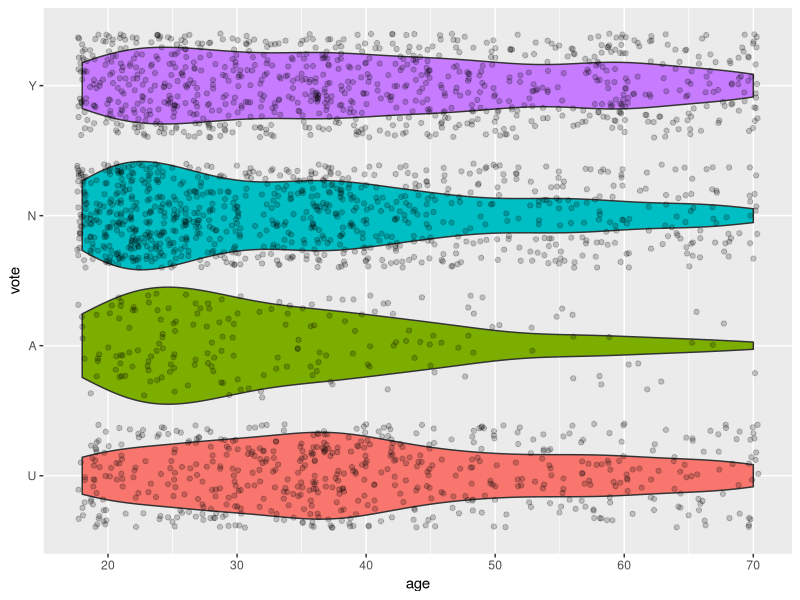
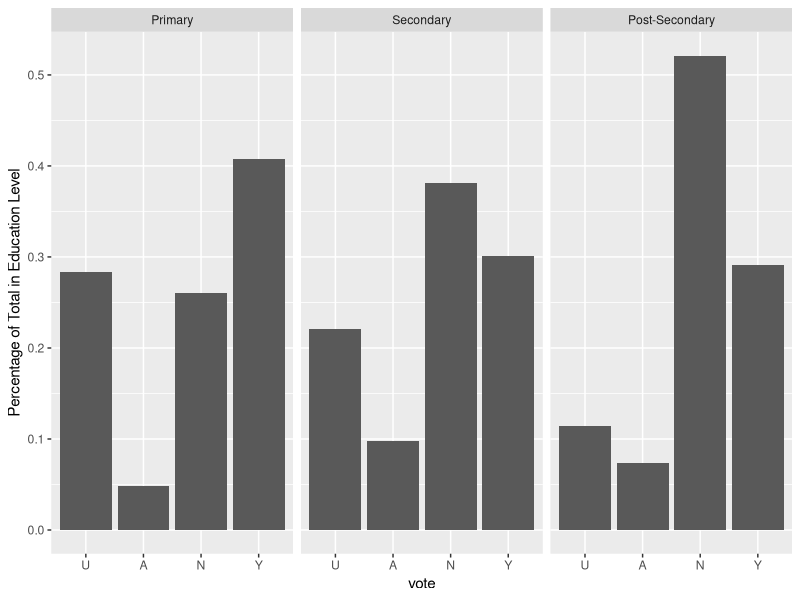
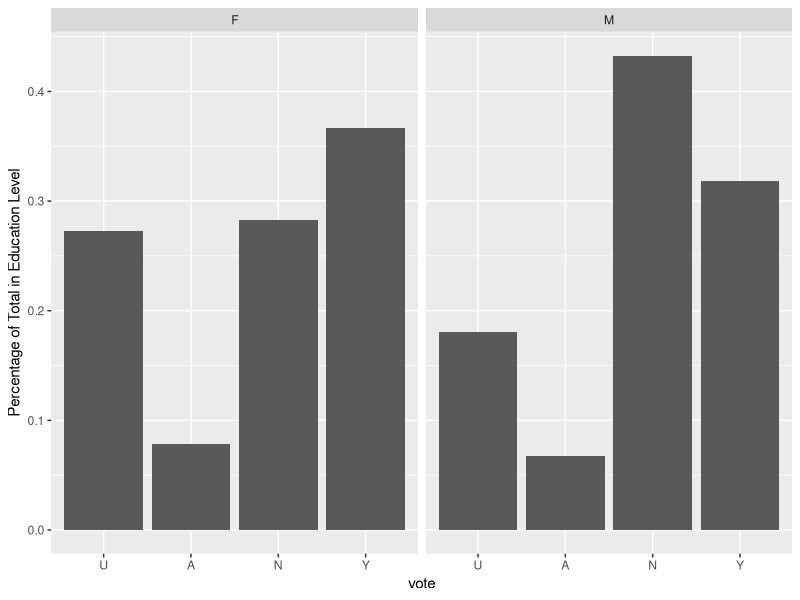
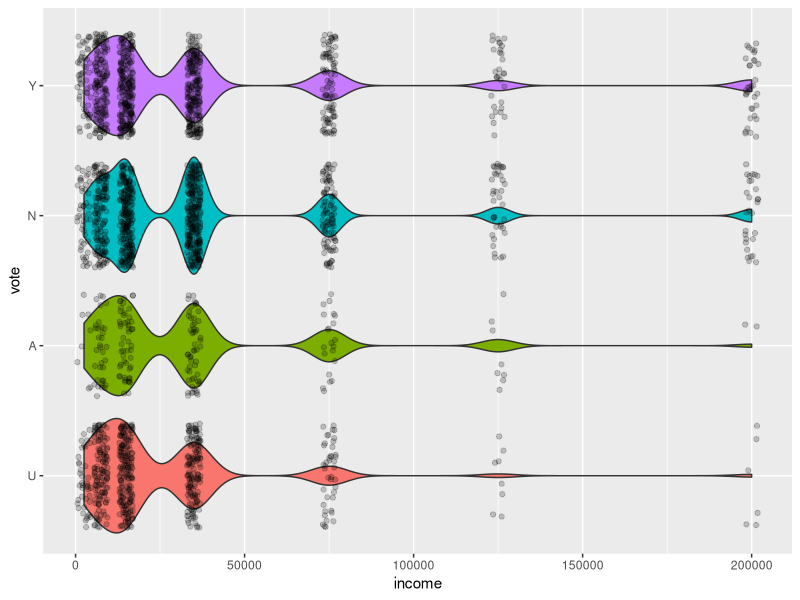
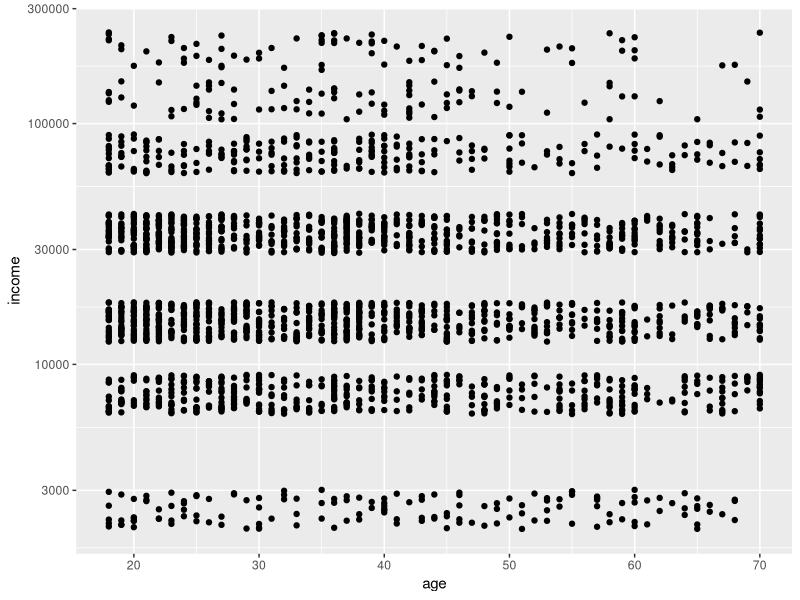
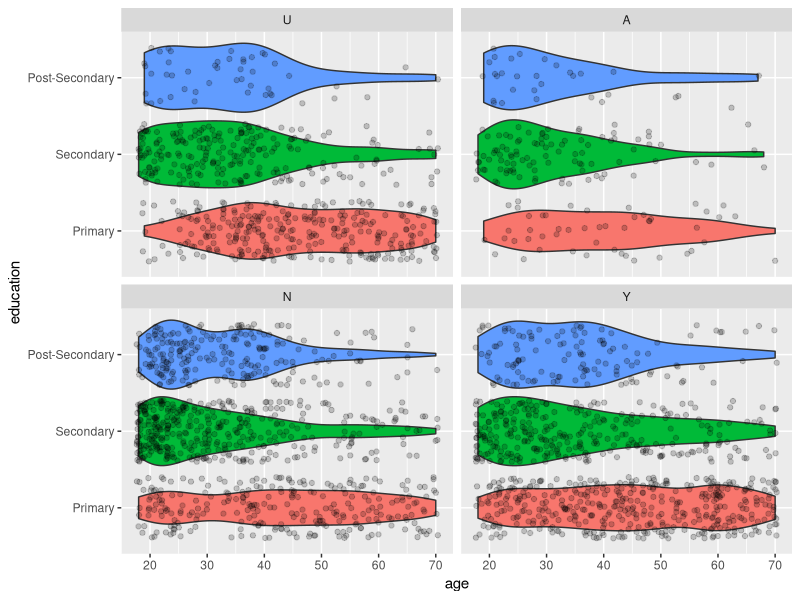

Reproduce these figures in R, in order.
## ---- chunk 1
knitr::opts_chunk$set(echo = TRUE,warning=FALSE,message=FALSE)
knitr::opts_chunk$set(tidy.opts=list(width.cutoff=60),tidy=FALSE)
options(digits=2)
options(scipen = 999)
## ---- chunk 2
library(tidyverse)
library(ggplot2)
library(carData)
## ---- chunk 3
# Call to preloaded data frame
data(Chile)
## ---- chunk 4
# Determine what we can about the object Chile
str(Chile)
## ---- chunk 5
# Determine class
class(Chile)
# Determine number of rows
nrow(Chile)
# Determine number of columns
ncol(Chile)
# Determine variable names
names(Chile)
# For each variable name, report class of that variable's values
sapply(1:ncol(Chile),function(i) cbind(names(Chile)[i],class(Chile[,i]))) %>% 
  t() %>% 
  noquote()
## ---- chunk 6
# Remove unwanted variables
Chile = Chile %>% 
  select(-population,-statusquo,-region)
# Remove incomplete cases
Chile = Chile %>% 
  filter(complete.cases(.))
## ---- chunk 7
str(Chile)
## ---- chunk 8
# Count number of people responding from region C
Chile %>% 
  filter(sex=='M') %>% 
  nrow()
## ---- chunk 9
# Re-order levels of vote from U to A to N to Y for interpretation
cor.vote.order = c('U','A','N','Y')
correct.vote = data.frame(vote = as.character(Chile$vote), 
                             stringsAsFactors = FALSE) %>%
        mutate(vote = factor(vote, 
                            levels = cor.vote.order))
Chile$vote = correct.vote$vote

# Rename levels of Education
levels(Chile$education) = c('Primary','Post-Secondary','Secondary')
# Re-order levels of Education from low to high
cor.class.order = c('Primary','Secondary','Post-Secondary')
correct.education = data.frame(education = as.character(Chile$education), 
                             stringsAsFactors = FALSE) %>%
        mutate(education = factor(education, 
                            levels = cor.class.order))
Chile$education = correct.education$education

# Plot age vs. vote
g1 = ggplot(data=Chile,aes(x=vote,y=age))
g1 + geom_violin(aes(fill=vote)) + 
  geom_jitter(alpha=0.2) + 
  coord_flip() + 
  theme(legend.position='none')
## ---- chunk 10
# Collect percentages in a new data frame using dplyr's 'Mutate' function after using dplyr's 'count' function to count levels of each variable combination.
df = Chile %>%
  count(education,vote) %>%
  mutate(p=n/c(rep(sum(n[1:4]),4),rep(sum(n[5:8]),4),rep(sum(n[9:12]),4)))

# Form bar plot of percentage per vote option out of total in each education level
g2 = ggplot(df,aes(vote,p))
g2 + 
  geom_bar(stat='identity') + 
  facet_wrap(~education) +
  ylab('Percentage of Total in Education Level')
## ---- chunk 11
# Collect percentages in a new data frame using dplyr's 'Mutate' function after using dplyr's 'count' function to count levels of each variable combination.
df = Chile %>%
  count(sex,vote) %>%
  mutate(p=n/c(rep(sum(n[1:4]),4),rep(sum(n[5:8]),4)))

# Form bar plot of percentage per vote option out of total in each education level
g3 = ggplot(df,aes(vote,p))
g3 + 
  geom_bar(stat='identity') + 
  facet_wrap(~sex) +
  ylab('Percentage of Total in Education Level')
## ---- chunk 12
g4 = ggplot(data=Chile,aes(x=vote,y=income))
g4 + geom_violin(aes(fill=vote)) + 
  geom_jitter(alpha=0.2) + 
  coord_flip() + 
  theme(legend.position='none')
## ---- chunk 13
levels(as.factor(Chile$income))
## ---- chunk 14
g5 = ggplot(Chile,aes(x=age,y=income))
g5 + geom_jitter(width=0) + scale_y_log10()
## ---- chunk 15
ggplot(Chile,aes(x=education,y=age)) + 
  geom_violin(aes(fill=education)) + 
  geom_jitter(alpha=0.2) + 
  coord_flip() + 
  theme(legend.position='none') + 
  facet_wrap(~vote)
